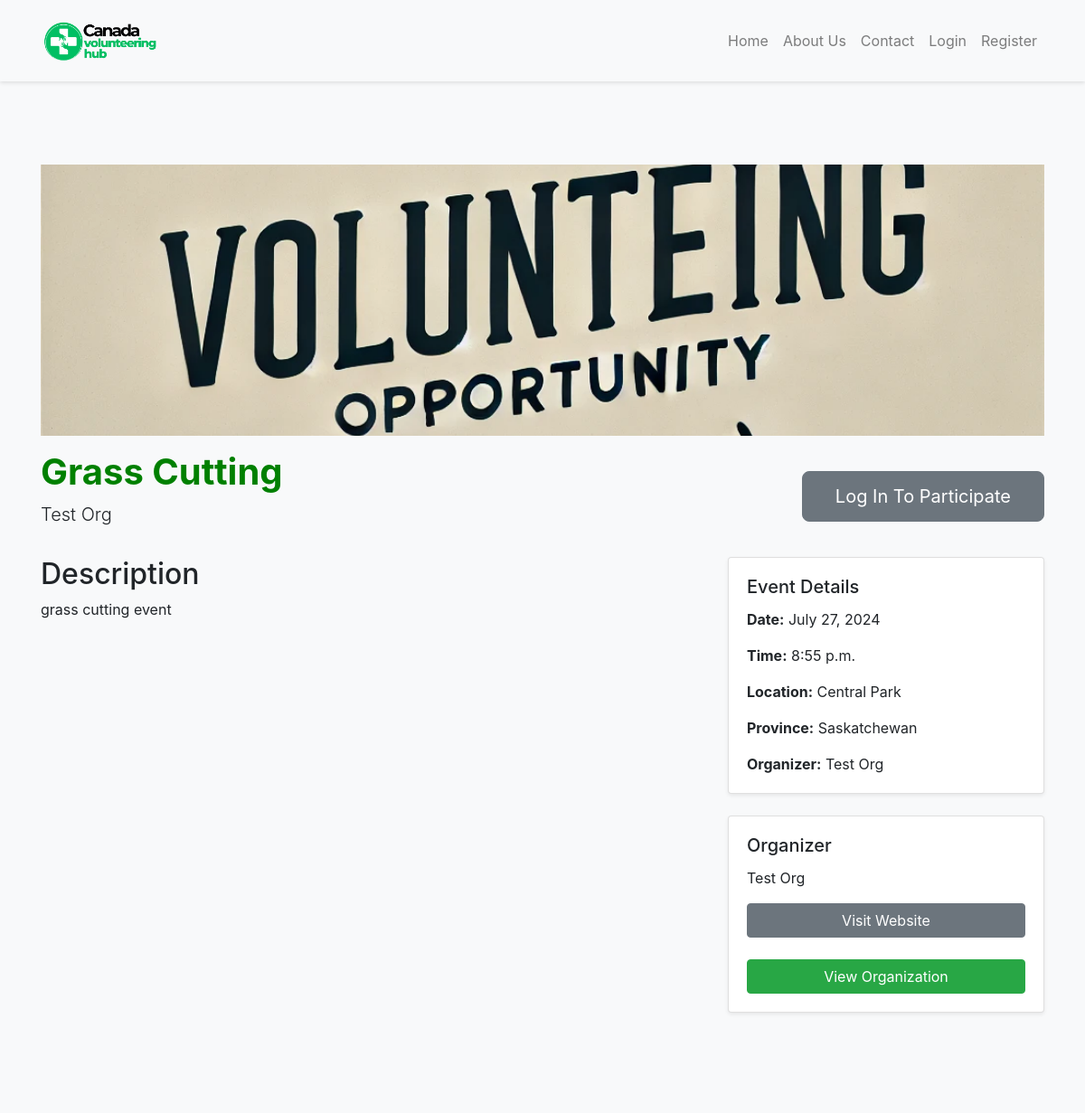
Before: /opportunity/4/ (upper part) with the older database file.
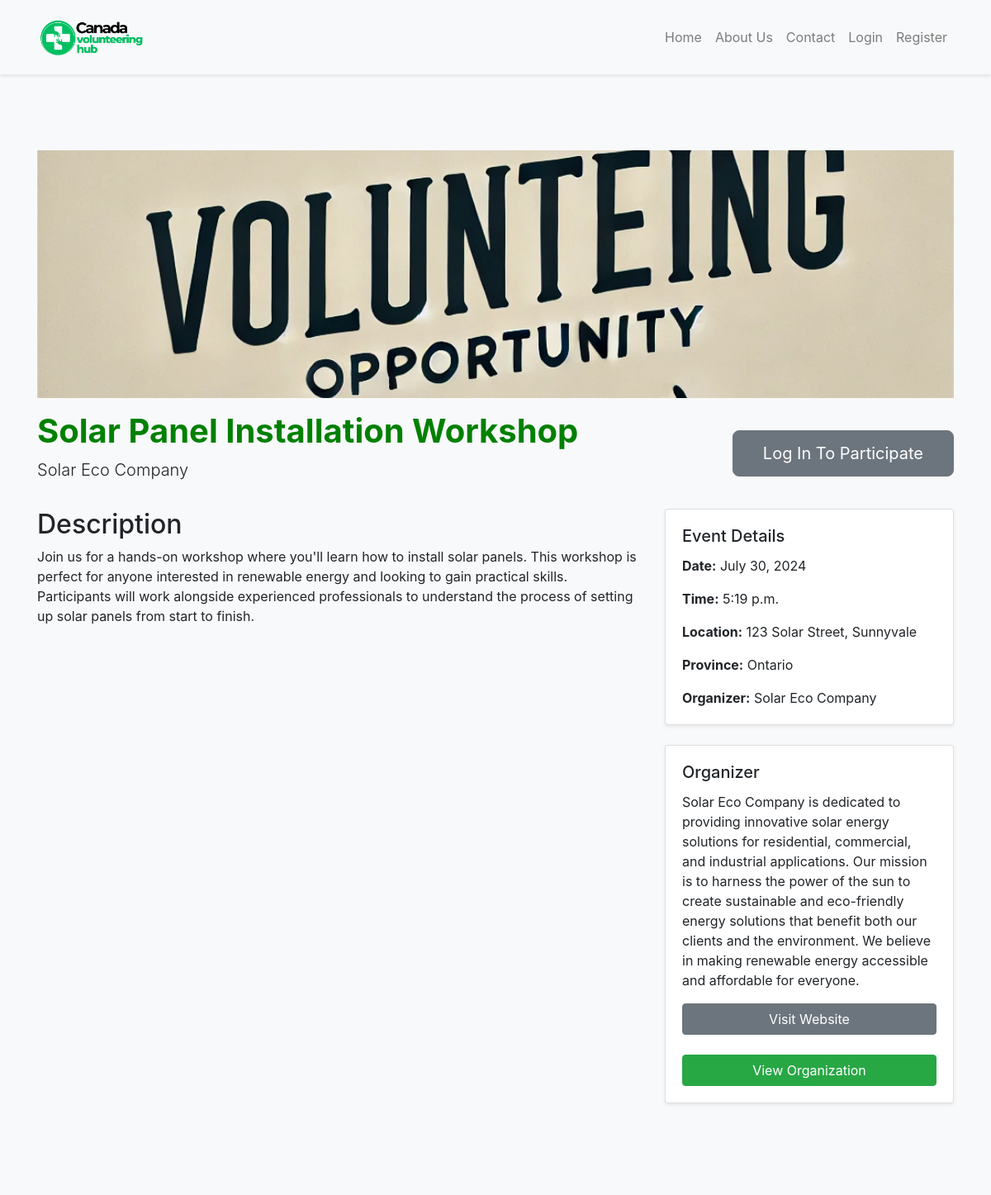
After: the same page with the newer database file.
### main/models.py (models this page shows, shortened)
class VolunteerOpportunity(models.Model):
    PROVINCE_CHOICES = (
        ('AB', 'Alberta'),
        ('BC', 'British Columbia'),
        ('MB', 'Manitoba'),
        ('NB', 'New Brunswick'),
        ('NL', 'Newfoundland and Labrador'),
        ('NS', 'Nova Scotia'),
        ('ON', 'Ontario'),
        ('PE', 'Prince Edward Island'),
        ('QC', 'Quebec'),
        ('SK', 'Saskatchewan'),
        ('NT', 'Northwest Territories'),
        ('NU', 'Nunavut'),
        ('YT', 'Yukon'),
    )
    title = models.CharField(max_length=200)
    description = models.TextField()
    date = models.DateTimeField()
    location = models.CharField(max_length=200)
    province = models.CharField(max_length=2, choices=PROVINCE_CHOICES, default='ON')
    additional_info = models.TextField(blank=True, null=True)
    image = models.ImageField(upload_to='opportunity_images/', blank=True, null=True)
    organization = models.ForeignKey(Organization, on_delete=models.CASCADE)
    participants = models.ManyToManyField(User, related_name='participated_opportunities')

class Organization(models.Model):
    user = models.OneToOneField(User, on_delete=models.CASCADE, related_name='organization')
    name = models.CharField(max_length=255)
    description = models.TextField()
    website = models.URLField(max_length=200, default='http://example.com')
    contact_email = models.EmailField()

### main/views.py (the view)
# urls.py: path('opportunity/<int:pk>/', views.opportunity_detail, name='opportunity_detail'),
def opportunity_detail(request, pk):
    opportunity = get_object_or_404(VolunteerOpportunity, pk=pk)
    already_participating = request.user in opportunity.participants.all() if request.user.is_authenticated else False
    is_organization_user = hasattr(request.user, 'profile') and request.user.profile.is_organization
    is_event_creator = is_organization_user and request.user.organization == opportunity.organization
    if request.method == "POST" and request.user.is_authenticated and not is_organization_user:
        if not already_participating:
            opportunity.participants.add(request.user)
            return JsonResponse({'status': 'success', 'message': 'You have successfully registered!'})
        else:
            return JsonResponse({'status': 'already_registered', 'message': 'You are already registered!'})
    return render(request, 'main/opportunity_detail.html', {
        'opportunity': opportunity,
        'already_participating': already_participating,
        'is_organization_user': is_organization_user,
        'is_event_creator': is_event_creator,
    })

### main/templates/main/opportunity_detail.html
{% extends 'main/base.html' %}
{% load static %}
{% block content %}
<div class="container mt-5">
    <div class="event-image" style="background-image: url('{% if opportunity.image %}{{ opportunity.image.url }}{% else %}{% static 'images/default.jpg' %}{% endif %}'); height: 300px; background-size: cover; background-position: center;">
    </div>
    <div class="event-details mt-3 d-flex justify-content-between align-items-center">
        <div>
            <h1 class="event-title" style="color: green; font-weight: bold;">{{ opportunity.title }}</h1>
            <p class="lead">{{ opportunity.organization.name }}</p>
        </div>
        {% if user.is_authenticated %}
            {% if is_event_creator %}
                <div>
                    <a href="{% url 'edit_event' opportunity.pk %}" class="btn btn-primary btn-lg">Edit</a>
                    <a href="{% url 'delete_event' opportunity.pk %}" class="btn btn-danger btn-lg">Delete</a>
                </div>
            {% elif not is_organization_user %}
                <form action="{% url 'participate' opportunity.pk %}" method="post">
                    {% csrf_token %}
                    {% if already_participating %}
                    <button class="btn btn-secondary btn-lg" type="button" disabled="disabled">Already Registered</button>
                    {% else %}
                    <button class="btn btn-primary btn-lg" type="submit">Participate</button>
                    {% endif %}
                </form>
            {% endif %}
        {% else %}
            <a href="{% url 'login' %}" class="btn btn-secondary btn-lg btn-green">Log In To Participate</a>
        {% endif %}
    </div>
    <div class="row mt-3">
        <div class="col-md-8">
            <h2>Description</h2>
            <p>{{ opportunity.description }}</p>
        </div>
        <div class="col-md-4">
            <div class="card mb-4 shadow-sm">
                <div class="card-body">
                    <h5 class="card-title">Event Details</h5>
                    <p class="card-text"><strong>Date:</strong> {{ opportunity.date|date:"F j, Y" }}</p>
                    <p class="card-text"><strong>Time:</strong> {{ opportunity.date|date:"g:i a" }}</p>
                    <p class="card-text"><strong>Location:</strong> {{ opportunity.location }}</p>
                    <p class="card-text"><strong>Province:</strong> {{ opportunity.get_province_display }}</p>
                    <p class="card-text"><strong>Organizer:</strong> {{ opportunity.organization.name }}</p>
                </div>
            </div>
            <div class="card mb-4 shadow-sm">
                <div class="card-body">
                    <h5 class="card-title">Organizer</h5>
                    <p class="card-text">{{ opportunity.organization.description }}</p>
                    <a href="{{ opportunity.organization.website }}" class="btn btn-secondary mb-4">Visit Website</a>
                    <a href="{% url 'organization_detail' opportunity.organization.pk %}" class="btn btn-primary">View Organization</a>
                </div>
            </div>
        </div>
    </div>
</div>
{% endblock %}

Changed rows visible on the page:
changed VolunteerOpportunity: title "Grass Cutting" → "Solar Panel Installation Workshop"; organization.name "Test Org" → "Solar Eco Company"; description "grass cutting event" → "Join us for a hands-on workshop where you'll learn how to install solar panels. This workshop is perfect for anyone interested in renewable energy and looking to gain practical skills. Participants will work alongside experienced professionals to understand the process of setting up solar panels from start to finish."; date "July 27, 2024" → "July 30, 2024"; date "8:55 p.m." → "5:19 p.m."; location "Central Park" → "123 Solar Street, Sunnyvale"; province "Saskatchewan" → "Ontario"; organization.description "Test Org" → "Solar Eco Company is dedicated to providing innovative solar energy solutions for residential, commercial, and industrial applications. Our mission is to harness the power of the sun to create sustainable and eco-friendly energy solutions that benefit both our clients and the environment. We believe in making renewable energy accessible and affordable for everyone."
